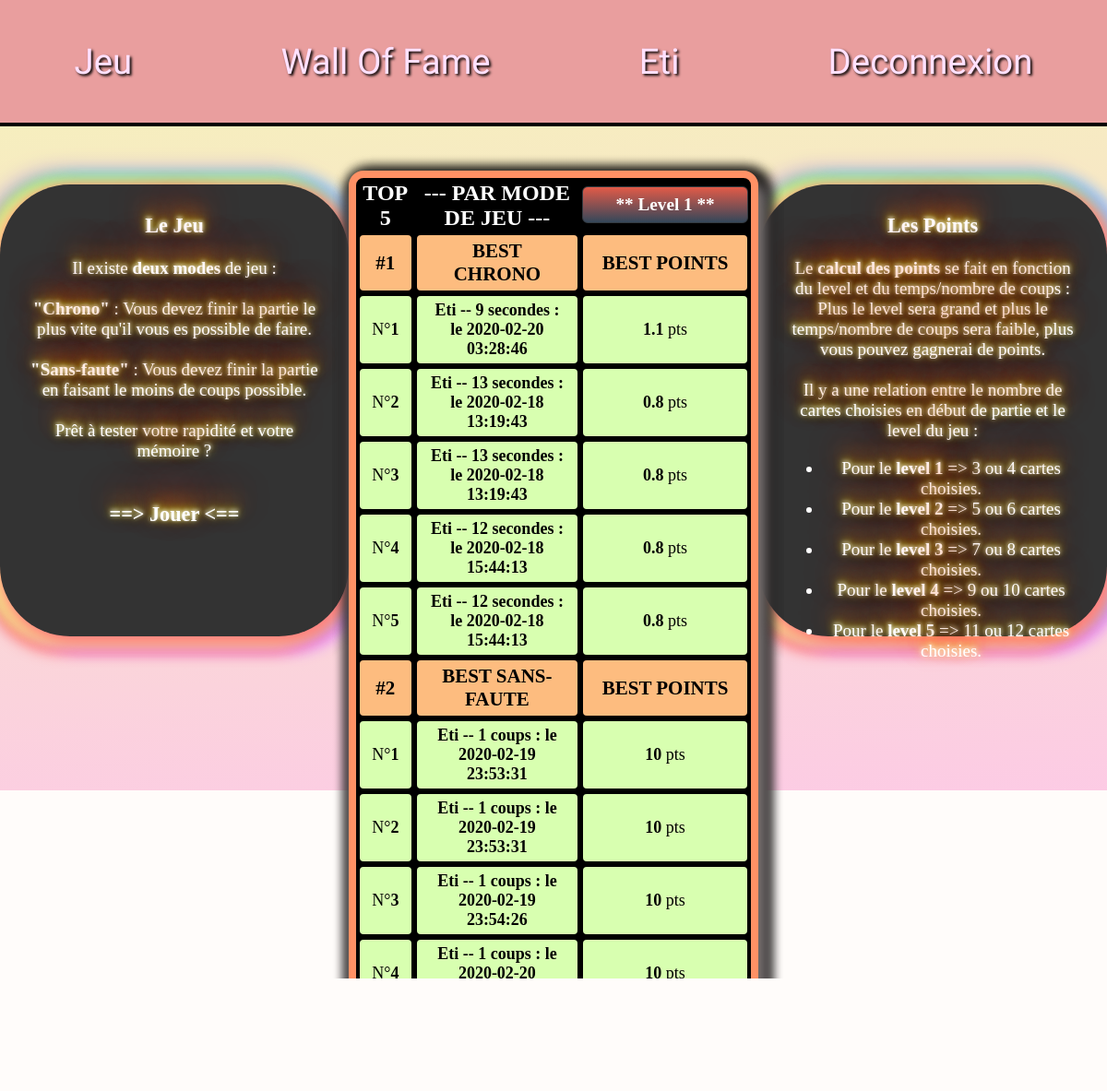
/profil.php (signed in), run on the app's committed database.
### tables this page shows
CREATE TABLE IF NOT EXISTS `besttime` (
  `Id` int(11) NOT NULL AUTO_INCREMENT,
  `login` varchar(25) NOT NULL,
  `temps` int(11) NOT NULL,
  `level` int(11) NOT NULL,
  `points` double NOT NULL,
  `defi` varchar(25) NOT NULL,
  `id_utilisateur` int(11) NOT NULL,
  `date` datetime DEFAULT NULL,
  PRIMARY KEY (`Id`)
);

CREATE TABLE IF NOT EXISTS `besttentative` (
  `Id` int(11) NOT NULL AUTO_INCREMENT,
  `login` varchar(25) NOT NULL,
  `nb_tentative` int(11) NOT NULL,
  `level` int(11) NOT NULL,
  `points` int(11) NOT NULL,
  `defi` varchar(25) NOT NULL,
  `id_utilisateur` int(11) NOT NULL,
  `date` datetime DEFAULT NULL,
  PRIMARY KEY (`Id`)
);

### profil.php (the view, shortened to what this page needs)
<html>
<head>
	<link rel="stylesheet" href="walloffame.css">
	<link rel="stylesheet" type="text/css" href="memo.css">
</head>
<body>
<?php
include('header.php');
if(isset($_SESSION['login'])){
?>
<main id="main-profil">
<br>
<section class="section">
<article class="textprofil">
    <h1>Le Jeu</h1>
    <p> Il existe <b>deux modes</b> de jeu : <br><br>
<b>"Chrono"</b> : Vous devez finir la partie le plus vite qu'il vous es possible de faire. <br><br>
<b>"Sans-faute"</b> : Vous devez finir la partie en faisant le moins de coups possible. <br><br>
Prêt à tester votre rapidité et votre mémoire ? <br><br> <a href="index.php?chang=true"><h1>==> Jouer <==</h1></a>
</p>
</article>
<table class="tableprofil">
        <th class="col1">TOP 5</th>
        <th class="col1"> --- PAR MODE DE JEU --- </th>
            <th>
                <ul id="menu-accordeon">
                    <li><a href="#">** <?php if(!isset($_GET['level'])){ echo 'Level 1';} else{echo 'Level '.$_GET['level'];} ?> **</a>
                    </li>
            </th>
        <?php
        if(isset($_GET['tab'])){
            if($_GET['tab']=='1' and $_GET['type']=="time" and $_GET['level']==1){
                $level=1;
            }
            if($_GET['tab']=='1' and $_GET['type']=="time" and $_GET['level']==2){
                $level=2;
            }
            if($_GET['tab']=='1' and $_GET['type']=="time" and $_GET['level']==3){
                $level=3;
            }
            if($_GET['tab']=='1' and $_GET['type']=="time" and $_GET['level']==4){
                $level=4;
            }
            if($_GET['tab']=='1' and $_GET['type']=="time" and $_GET['level']==5){
                $level=5;
            }
            }
            else{
                $level=1;
            }
        $connexion=mysqli_connect('localhost','root','','memory');
        $requete="SELECT login,points,temps,date FROM besttime WHERE level='".$level."' and login='".$_SESSION['login']."' ORDER BY points DESC";
        $query=mysqli_query($connexion,$requete);
        $resultatlevel2=mysqli_fetch_all($query);
        $n=1;
        $k=0;
        echo '<tr><td class="thead">'.'<b>#1</b>'.'</td><td class="thead">'.'BEST CHRONO'.'</td><td class="thead">'.'BEST POINTS'.'</td></tr>';
        if(isset($resultatlevel2)){
        while ($n<=5){
        while($k<count($resultatlevel2) and $n<=5){
            echo '<tr><td  class="num1">'.'N°<b>'.$n.'</b></td><td class="num1"><b> '.ucfirst($resultatlevel2[0][0]).' -- '.$resultatlevel2[$k][2].' secondes : le '.$resultatlevel2[$k][3].' </b></td><td class="num1"><b>'.$resultatlevel2[$k][1].'</b> pts '.'</td></tr>';
            ++$k;
            ++$n;
        }
            }
        }
        $connexion=mysqli_connect('localhost','root','','memory');
        $requete1="SELECT login,points,nb_tentative,date FROM besttentative WHERE level='".$level."' and login='".$_SESSION['login']."' ORDER BY points DESC";
        $query=mysqli_query($connexion,$requete1);
        $resultat1=mysqli_fetch_all($query);
        if(isset($resultat1)){
        $n=1;
        $k=0;
        echo '<tr><td class="thead">'.'<b>#2</b>'.'</td><td class="thead">'.'BEST SANS-FAUTE'.'</td><td class="thead">'.'BEST POINTS'.'</td></tr>';
        while ($n<=5){
        while($k<count($resultat1) and $n<=5){
            echo '<tr><td  class="num1">'.'N°<b>'.$n.'</b></td><td class="num1"><b> '.ucfirst($resultat1[0][0]).' -- '.$resultat1[$k][2].' coups : le '.$resultat1[$k][3].' </b></td><td class="num1"><b>'.$resultat1[$k][1].'</b> pts '.'</td></tr>';
            ++$n;
            $k++;
        }
            }
        }
        ?>
</table>
<article class="textprofil">
<h1>Les Points</h1>
<p>
Le <b>calcul des points</b> se fait en fonction du level et du temps/nombre de coups : <br> Plus le level sera grand et plus le temps/nombre de coups sera faible, plus vous pouvez gagnerai de points.<br><br>
Il y a une relation entre le nombre de cartes choisies en début de partie et le level du jeu :
<ul>
    <li>Pour le <b>level 1</b> => 3 ou 4 cartes choisies.</li>
    <li>Pour le <b>level 2</b> => 5 ou 6 cartes choisies.</li>
    <li>Pour le <b>level 3</b> => 7 ou 8 cartes choisies.</li>
    <li>Pour le <b>level 4</b> => 9 ou 10 cartes choisies.</li>
    <li>Pour le <b>level 5</b> => 11 ou 12 cartes choisies.</li>
</ul>
</p>
</article>
</section>
<?php
}
else{
    echo 'La page profil n\'est accessible que si vous êtes connecté'.'<br/>';
}
?>
</main>
</body>

### header.php
<header>
	<ul id="ul-head">
		<li><a class="a-head" href="index.php">Jeu</a></li>
		<li><a class="a-head" href="walloffame.php">wall of fame </a></li>
		<?php if(!isset($_SESSION['id'])){?>
		<li><a  class="a-head" href="connexion.php">Connexion</a></li>
		<li><a  class="a-head" href="inscription.php">Inscription</a></li>
		<?php } else{ ?>
		<li><a  class="a-head" href="profil.php"><?=$_SESSION['login']?></a></li>
		<li><a  class="a-head" href="index.php?deco=true">Deconnexion</a></li>
		<?php }?>
	</ul>
</header>

### walloffame.css (style rules this page uses)
body { background-color: rgba(255, 250, 246, 0.462); }
table,tr,td { border:2px black solid; border-radius: 6px; border:2px rgb(0, 0, 0) solid; }
table { margin: 65px auto 0px; border-radius: 1em 1em 1em 1em; border:8px rgb(255, 189, 158)solid; background-color: rgb(0, 0, 0); -webkit-box-shadow: 5px 5px 15px 5px #FF8080, -9px 5px 15px 5px #FFE488, -7px -5px 15px 5px #8CFF85, 12px -5px 15px 5px #80C7FF, 12px 10px 15px 7px #E488FF, -10px 10px 15px 7px #FF616B, -10px -7px 27px 1px #8E5CFF, 5px 5px 15px 5px rgba(0,0,0,0); box-shadow: 5px 5px 15px 5px #FF8080, -9px 5px 15px 5px #FFE488, -7px -5px 15px 5px #8CFF85, 12px -5px 15px 5px #80C7FF, 12px 10px 15px 7px #E488FF, -10px 10px 15px 7px #FF616B, -10px -7px 27px 1px #8E5CFF, 5px 5px 15px 5px rgba(0,0,0,0); }
a { color: white; text-decoration: none; }
#main-profil { height: 90%; background: linear-gradient(356deg, rgb(255, 189, 244) 0%, rgb(245, 244, 184) 100%); background-attachment: fixed; }
.tableprofil { margin: 30px 0px 0px 0px; border-radius: 1em 1em 1em 1em; border:8px rgb(255, 145, 101)solid; background-color: rgb(0, 0, 0); -webkit-box-shadow: 5px 5px 15px 5px #000000; box-shadow: 5px 15px 15px 5px #7c7575,5px 5px 15px 5px #000000f3,5px 5px 15px 5px #000000cc,5px 5px 15px 5px #00000064,5px 5px 15px 5px #00000048,5px 5px 15px 5px #00000017; z-index: 100000000000000; }
.thead { font-size:21px; font-weight: bold; background-color: rgb(253, 188, 127); }
.num1 { font-size:large; background-color: rgb(216, 255, 176); }
.col1 { color:white; font-size: x-large; }
td { padding: 5px 12px 5px 12px; border-radius: 6px; text-align: center; }
#menu-accordeon { padding:0; margin:0; list-style:none; text-align: center; width: 180px; }
#menu-accordeon li { background-image: linear-gradient(to bottom, rgb(226, 90, 72) 0%, rgb(52, 71, 90) 100%); border-radius: 6px; margin-bottom:2px; border:solid 1px #333A40; }
#menu-accordeon a { display:block; text-decoration: none; color: #fff; padding: 8px 0; font-family: verdana; font-size:1.2em; }

### memo.css (style rules this page uses)
body { margin: 0; }
header { background-color: #e68f8fd9; padding-top: 1%; padding-bottom: 1%; border-bottom: 4px black solid; }
#ul-head { list-style: none; display: flex; align-items: center; justify-content: space-around; font-size: 4vh; padding:0; }
.a-head { text-decoration: none; font-size: 120%; font-family: 'Odibee Sans', cursive; color: #ffe1ff ; text-shadow: 2px 2px 3px black; text-transform: capitalize; transition: letter-spacing ,border-bottom; transition-duration: 1s; }
.section { display: flex; flex-direction: row; }
.textprofil { text-align: center; font-size: 19px; padding: 10px 30px 10px; margin: 45px auto; width: 450px; height: 470px; background-color: bisque; border-radius: 4em; font-family: cursive; color: #FFFFFF; background: #333333; text-shadow: 0 -1px 4px #FFF, 0 -2px 10px #ff0, 0 -10px 20px #ff8000, 0 -18px 40px #F00; -webkit-box-shadow: 5px 5px 15px 5px #FF8080, -9px 5px 15px 5px #FFE488, -7px -5px 15px 5px #8CFF85, 12px -5px 15px 5px #80C7FF, 12px 10px 15px 7px #E488FF, -10px 10px 15px 7px #FF616B, -10px -7px 27px 1px #8E5CFF, 5px 5px 15px 5px rgba(0,0,0,0); box-shadow: 5px 5px 15px 5px #FF8080, -9px 5px 15px 5px #FFE488, -7px -5px 15px 5px #8CFF85, 12px -5px 15px 5px #80C7FF, 12px 10px 15px 7px #E488FF, -10px 10px 15px 7px #FF616B, -10px -7px 27px 1px #8E5CFF, 5px 5px 15px 5px rgba(0,0,0,0); }

### data on the page
besttime: login "Eti", temps "9", date "2020-02-20 03:28:46", points "1.1"
besttime: temps "13", date "2020-02-18 13:19:43", points "0.8"
besttime: temps "12", date "2020-02-18 15:44:13", points "0.8"
besttentative: login "Eti", nb_tentative "1", date "2020-02-19 23:53:31", points "10"
besttentative: nb_tentative "1", date "2020-02-19 23:54:26", points "10"
besttentative: nb_tentative "1", date "2020-02-20 03:09:58", points "10"

### other printed values
$_SESSION['login'] "Eti"
